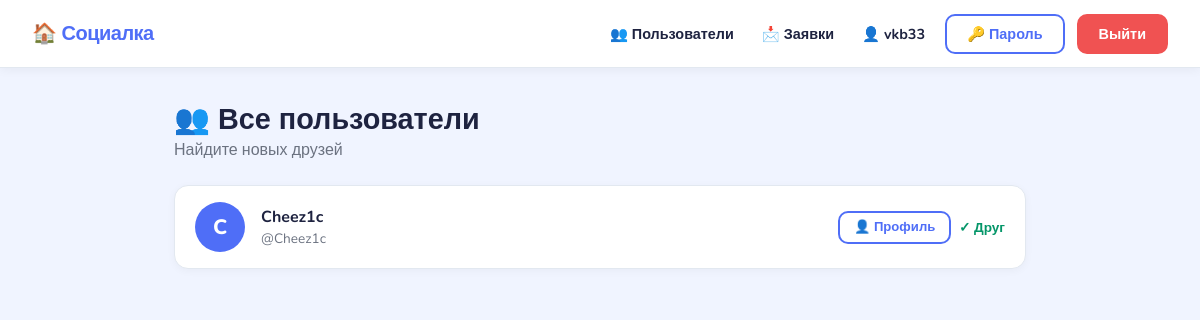
The page /users/ (signed in) on the database its author committed.
### users/models.py (models this page shows, shortened)
class User(AbstractUser):
    bio = models.TextField(blank=True, verbose_name='О себе')
    email = models.EmailField(unique=True, verbose_name='Email')
    phone = models.CharField(max_length=20, blank=True, verbose_name='Номер телефона')
    avatar = models.ImageField(
        upload_to='avatars/',
        blank=True,
        null=True,
        verbose_name='Аватарка',
        validators=[validate_image_extension],
    )
    friends = models.ManyToManyField(
        'self', blank=True, symmetrical=False,
        related_name='friend_of', verbose_name='Друзья',
    )
    friend_requests = models.ManyToManyField(
        'self', blank=True, symmetrical=False,
        related_name='incoming_requests', verbose_name='Заявки в друзья',
    )
    class Meta:
        verbose_name = 'Пользователь'
        verbose_name_plural = 'Пользователи'

### users/views.py (the view)
# urls.py: path('users/', views.user_list, name='user_list'),
@login_required
def user_list(request):
    all_users = User.objects.exclude(pk=request.user.pk)
    my_friends = set(request.user.friends.values_list('pk', flat=True))
    sent_requests = set(request.user.friend_requests.values_list('pk', flat=True))
    users = []
    for u in all_users:
        users.append({
            'user': u,
            'is_friend': u.pk in my_friends,
            'has_sent': u.pk in sent_requests,
        })
    return render(request, 'users/user_list.html', {'users': users})

### templates/users/user_list.html (shortened to what this page needs)
{% extends 'base.html' %}
{% block content %}
<div class="page-header">
    <h1>👥 Все пользователи</h1>
    <p>Найдите новых друзей</p>
</div>
<div class="users-grid">
    {% for item in users %}
    <div class="user-card-item">
        <div class="user-card-avatar">{{ item.user.username|first|upper }}</div>
        <div class="user-card-info">
            <h3>{{ item.user.get_full_name|default:item.user.username }}</h3>
            <p class="username-tag">@{{ item.user.username }}</p>
        </div>
        <div class="user-card-actions">
            {% if item.is_friend %}
                <a href="{% url 'profile' username=item.user.username %}" class="btn btn-outline btn-sm">👤 Профиль</a>
                <span class="badge-friend">✓ Друг</span>
            {% elif item.has_sent %}
                <span class="badge-pending">⏳ Заявка отправлена</span>
            {% else %}
                <form method="post" action="{% url 'send_friend_request' item.user.username %}" style="display:inline">
                    {% csrf_token %}
                    <button type="submit" class="btn btn-primary btn-sm">➕ Добавить</button>
                </form>
            {% endif %}
        </div>
    </div>
    {% empty %}
        <p class="empty-state">Пока нет других пользователей</p>
    {% endfor %}
</div>
{% endblock %}

### templates/base.html (shortened to what this page needs)
<!DOCTYPE html>
<html lang="ru">
<head>
    {% load static %}
    <link rel="stylesheet" href="{% static 'css/style.css' %}">
</head>
<body>
    <nav class="navbar">
        <div class="nav-brand">
            <a href="{% url 'home' %}">🏠 Социалка</a>
        </div>
        <div class="nav-links">
            {% if user.is_authenticated %}
                <a href="{% url 'user_list' %}" class="nav-link">👥 Пользователи</a>
                <a href="{% url 'incoming_requests' %}" class="nav-link">📩 Заявки</a>
                <a href="{% url 'profile' username=user.username %}" class="nav-link">👤 {{ user.username }}</a>
                <a href="{% url 'password_change' %}" class="btn btn-outline">🔑 Пароль</a>
                <form method="post" action="{% url 'logout' %}" style="display:inline">
                    <button type="submit" class="btn btn-danger">Выйти</button>
                </form>
            {% else %}
                <a href="{% url 'login' %}" class="btn btn-outline">Войти</a>
                <a href="{% url 'register' %}" class="btn btn-primary">Регистрация</a>
            {% endif %}
        </div>
    </nav>
    <div class="container">
        {% block content %}{% endblock %}
    </div>
</body>
</html>

### static/css/style.css (style rules this page uses)
*, *::before, *::after { box-sizing: border-box; margin: 0; padding: 0; }
:root { --bg: #f0f4ff; --surface: #ffffff; --primary: #4f6ef7; --primary-dark: #3a56d4; --danger: #f05252; --text: #1e2340; --text-muted: #6b7280; --border: #e2e8f0; --radius: 14px; --shadow: 0 4px 24px rgba(79,110,247,0.10); }
body { font-family: 'Nunito', sans-serif; background: var(--bg); color: var(--text); min-height: 100vh; }
.navbar { background: var(--surface); border-bottom: 1px solid var(--border); padding: 0.85rem 2rem; display: flex; align-items: center; justify-content: space-between; box-shadow: 0 2px 10px rgba(0,0,0,0.05); position: sticky; top: 0; z-index: 100; }
.nav-brand a { font-size: 1.25rem; font-weight: 800; color: var(--primary); text-decoration: none; letter-spacing: -0.5px; }
.nav-links { display: flex; align-items: center; gap: 0.75rem; }
.btn { display: inline-block; padding: 0.5rem 1.25rem; border-radius: 10px; font-family: inherit; font-size: 0.9rem; font-weight: 700; cursor: pointer; border: 2px solid transparent; text-decoration: none; transition: all 0.18s ease; }
.btn-outline { background: transparent; color: var(--primary); border-color: var(--primary); }
.btn-danger { background: var(--danger); color: #fff; border-color: var(--danger); }
.container { max-width: 900px; margin: 0 auto; padding: 2rem 1.5rem; }
.page-header { margin-bottom: 1.5rem; }
.page-header h1 { font-size: 1.8rem; font-weight: 800; }
.page-header p { color: var(--text-muted); }
.users-grid { display: flex; flex-direction: column; gap: 0.75rem; }
.user-card-item { background: var(--surface); border: 1px solid var(--border); border-radius: var(--radius); padding: 1rem 1.25rem; display: flex; align-items: center; gap: 1rem; box-shadow: 0 2px 8px rgba(0,0,0,0.04); }
.user-card-avatar { width: 50px; height: 50px; border-radius: 50%; background: var(--primary); color: #fff; font-size: 1.3rem; font-weight: 800; flex-shrink: 0; display: flex; align-items: center; justify-content: center; }
.user-card-info { flex: 1; }
.user-card-info h3 { font-size: 1rem; font-weight: 700; margin-bottom: 0.1rem; }
.username-tag { color: var(--text-muted); font-size: 0.85rem; }
.user-card-actions { display: flex; align-items: center; gap: 0.5rem; flex-shrink: 0; }
.btn-sm { padding: 0.35rem 0.85rem; font-size: 0.82rem; }
.badge-friend { color: #059669; font-weight: 700; font-size: 0.85rem; }
.nav-link { color: var(--text); text-decoration: none; font-weight: 700; font-size: 0.9rem; padding: 0.4rem 0.5rem; border-radius: 8px; transition: background 0.15s; }

### rows shown on the page
User: username "vkb33"
User: user.username|first "C", user.get_full_name "Cheez1c", user.username "Cheez1c"
